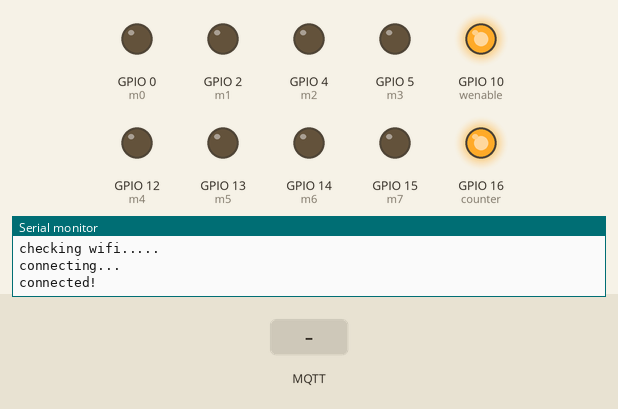
Recording of a program running on a simulated ESP8266 (NodeMCU). Shown: output pins drawn as LEDs (lit = HIGH), the last lines printed to the serial monitor. Dashed ring = blinking. Inputs (shaded band) come from the test bench. WiFi joins after 1.5 s; servers stay silent unless stated; random numbers use the default seed unless the program sets one; no MQTT or app messages arrive unless stated.

Above: at 3.2 s.
3.3 s: MQTT message "password/send" arrives on the second subscribed topic
At 5.4 s:
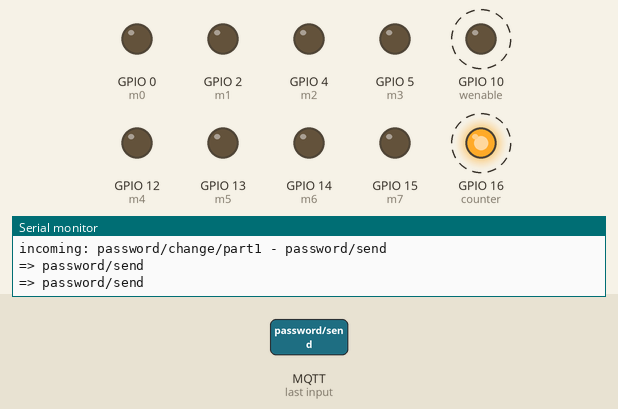
At 14.1 s:
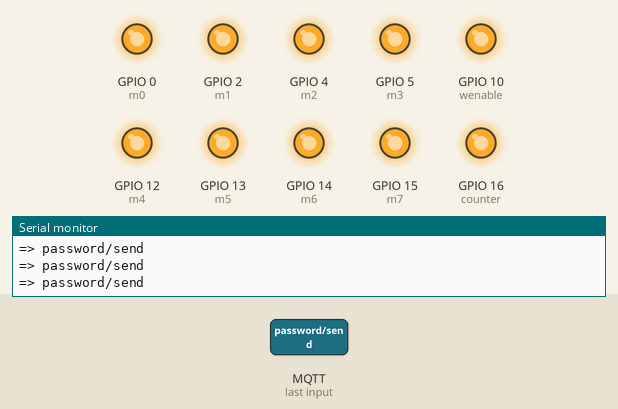
Timing chart, 0 to 15.3 s (numbered marks = the images above; inputs shaded):
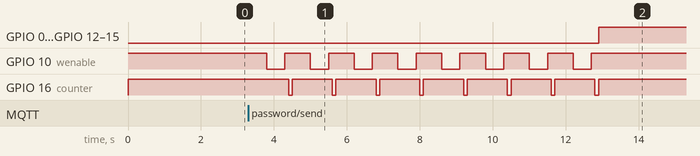

The program:

main.cpp
```cpp
#include <Arduino.h>
#include <ESP8266WiFi.h>
#include <MQTT.h>

//declaracion de Variables conexion wifi
const char ssid[] = "TP-Link_79F6";
const char pass[]= "26201429";

//Variables para la conexion mqtts
const char* mqtt_server = "18.229.85.142";
const int mqtt_port = 1883;
const char *mqtt_user = "Benjamin_IoT_Electronica";
const char *mqtt_pass = "batman1322benjatheflashDigitales7845Pass";
String id_client = "Secador_Client_";
const int keplive = 60;
const bool secion_clean = true;
const int out = 10000;

//pines del nodeMCU
const byte m0 = 0;
const byte m1 = 2;
const byte m2 = 4;
const byte m3 = 5;
const byte m4 = 12;
const byte m5 = 13;
const byte m6 = 14;
const byte m7 = 15;
const byte counter = 16;
const byte wenable = 10;
//const byte buffer = 3;

//variable de tiempo y creacion de clientes wifi y mqtts
unsigned long lastMillis = 0;
WiFiClient net;//cliente Wifi
MQTTClient client; //cliente mqtt

/***********************
Declaracion de Funciones
***********************/
//funcion para conectarse a internet y al brocker mqtt
void connect() {
  Serial.print("checking wifi...");
  while (WiFi.status() != WL_CONNECTED) {
    Serial.print(".");
    delay(1000);
  }

  Serial.print("\nconnecting...");
  id_client += String(random(0xffff), HEX); //define el client_id random por si llegara a desconectarse
  client.setOptions(keplive, secion_clean, out);//da opciones nesesarias para la conexion mqtt

  while (!client.connect(id_client.c_str(), mqtt_user, mqtt_pass)) {//ciclo while que se detiene hasta que
    Serial.print(".");                                              //nuentro dispositivo se conecte a mqtts
    delay(1000);
  }

  Serial.println("\nconnected!");
  client.subscribe("password/send");//subscripcion al topico send
  client.subscribe("password/change/part1"); //subscripcion al topico change
  client.subscribe("password/change/part2"); //subscripcion al topico change
}

//funcion writepin
void writePin(byte pin,  bool state){
  switch (pin) {
    case 0:
        digitalWrite(m0, state);
        break;
    case 1:
        digitalWrite(m1, state);
        break;
    case 2:
        digitalWrite(m2, state);
        break;
    case 3:
        digitalWrite(m3, state);
        break;
    case 4:
        digitalWrite(m4, state);
        break;
    case 5:
        digitalWrite(m5, state);
        break;
    case 6:
        digitalWrite(m6, state);
        break;
    case 7:
        digitalWrite(m7, state);
        break;
    default: break;
  }
}

//funcion de escritura de la memoria
void write(char type, byte pin){
  switch (type) {
    case '0':
      writePin(pin, LOW);
      break;
    case '1':
      writePin(pin, HIGH);
      break;
    default: break;
  }
}

//funcion para el control del mensaje separando caracter por caracter
void messageRecognition (String message){
  message.trim();
  byte str = message.length();
  char messageChar[str];
  unsigned int bufsize = str;
  message.toCharArray(messageChar, bufsize);
  for(byte i = 0; i < str; i++){
    write(message[i], i);
  }
  delay(500);
  digitalWrite(wenable, LOW);
  delay(500);
  digitalWrite(wenable, HIGH);
  delay(100);
  digitalWrite(counter, LOW);
  delay(100);
  digitalWrite(counter, HIGH);
}

//funcion para el control del mensaje separando en areglos de caracteres
void processMsg(String msg ){
  msg.trim();
  int index;
  String characters[8];
  for(size_t i = 0; i < 8; i++){
    index = msg.indexOf('_');
    characters[i] = msg.substring(0, index);
    msg = msg.substring(index + 1);
    Serial.print("=> ");
    Serial.println(characters[i]);
    messageRecognition(characters[i]);
  }
}

//funcion que se manda a llamar cuando un mensaje del brocker llega
void messageReceived(String &topic, String &payload) {
  if(topic == "password/change/part1"){
    Serial.println("incoming: " + topic + " - " + payload);
    //digitalWrite(buffer, LOW);
    processMsg(payload);
    //digitalWrite(buffer, HIGH);
    digitalWrite(m0, HIGH);
    digitalWrite(m1, HIGH);
    digitalWrite(m2, HIGH);
    digitalWrite(m3, HIGH);
    digitalWrite(m4, HIGH);
    digitalWrite(m5, HIGH);
    digitalWrite(m6, HIGH);
    digitalWrite(m7, HIGH);
  }
  if(topic == "password/change/part2"){
    Serial.println("incoming: " + topic + " - " + payload);
    //digitalWrite(buffer, LOW);
    processMsg(payload);
    //digitalWrite(buffer, HIGH);
    digitalWrite(m0, HIGH);
    digitalWrite(m1, HIGH);
    digitalWrite(m2, HIGH);
    digitalWrite(m3, HIGH);
    digitalWrite(m4, HIGH);
    digitalWrite(m5, HIGH);
    digitalWrite(m6, HIGH);
    digitalWrite(m7, HIGH);
  }
  if(topic == "password/send"){
    Serial.println("incoming: " + topic + " - " + payload);
    for(byte j = 0; j < 16; j++){
      digitalWrite(counter, LOW);
      delay(500);
      digitalWrite(counter, HIGH);
    }
  }
}

/*******************
cliclos setup y loop
*******************/
void setup() {
  Serial.begin(115200);
  pinMode(m0, OUTPUT);
  pinMode(m1, OUTPUT);
  pinMode(m2, OUTPUT);
  pinMode(m3, OUTPUT);
  pinMode(m4, OUTPUT);
  pinMode(m5, OUTPUT);
  pinMode(m6, OUTPUT);
  pinMode(m7, OUTPUT);
  pinMode(counter, OUTPUT);
  //pinMode(buffer, OUTPUT);
  pinMode(wenable, OUTPUT);
  digitalWrite(wenable, HIGH);
  digitalWrite(counter, HIGH);
  //digitalWrite(buffer, HIGH);
  WiFi.begin(ssid, pass);
  client.begin(mqtt_server, mqtt_port, net);//establece los parametros de la ubicacion del servidor mqtt
  client.onMessage(messageReceived);
  connect();
}


void loop() {
  client.loop();
  delay(10);

  if (!client.connected()) {//si nos desconectamos o perdemos la conexion se vuelve a intentar hasta que
    connect();              //nos volvamos a conectar
  }
}
```

Measured:
- after the input at 3.3 s, GPIO 0 (m0), GPIO 2 (m1): LOW → HIGH after 9.6 s
